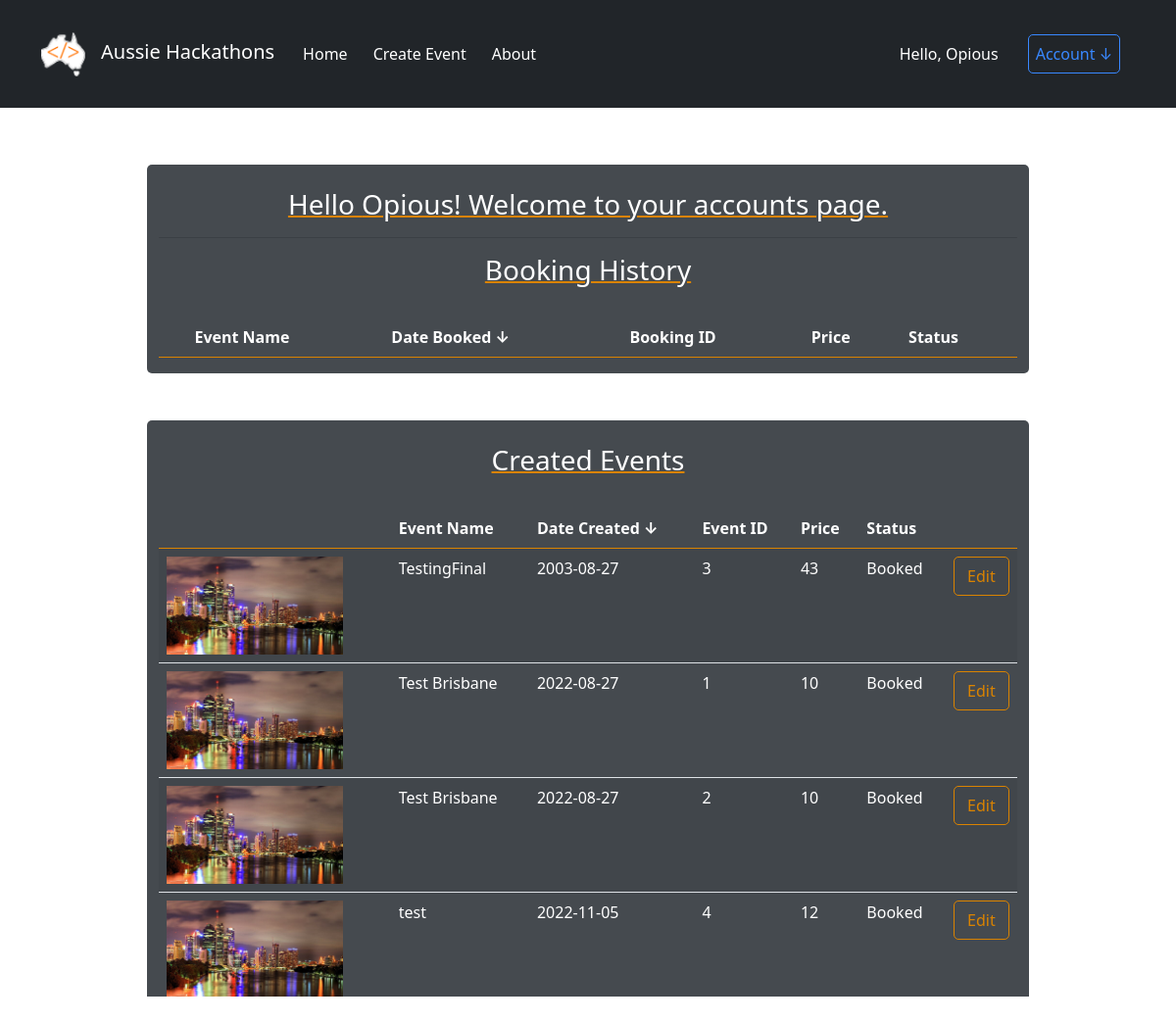
Before: /user/Opious (signed in) with the older database file.
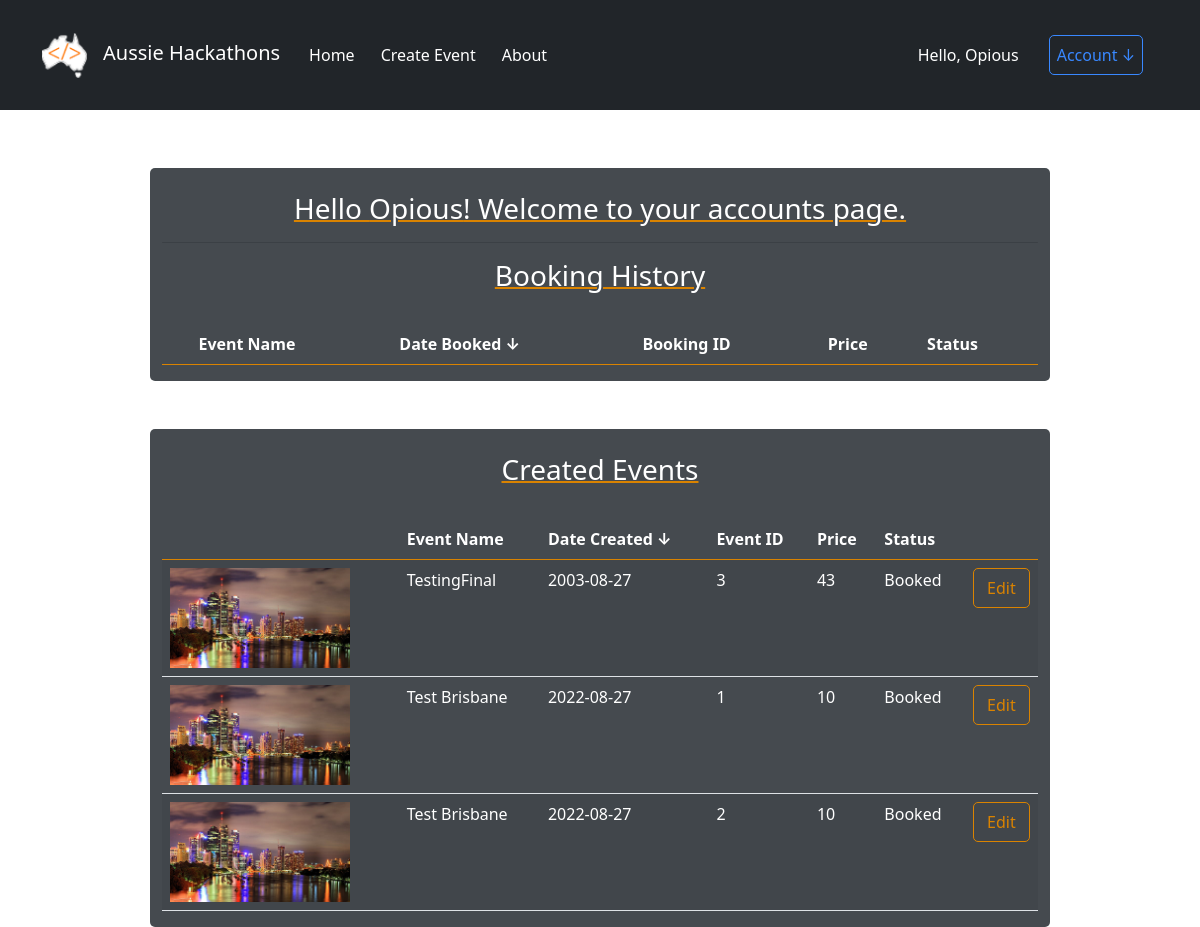
After: the same page with the newer database file.
### hackathon/models.py (models this page shows)
class Event(db.Model):
    id = db.Column(db.Integer, primary_key=True)
    event_name = db.Column(db.String(100), nullable=False)
    description = db.Column(db.String(200), nullable=False)
    date = db.Column(db.Date, nullable=False)
    online = db.Column(db.String, nullable=False)
    location = db.Column(db.String(200), nullable=False)
    category = db.Column(db.String(50), nullable=False)
    status = db.Column(db.String(50), nullable=False)
    tickets_amt = db.Column(db.Integer, nullable=False)
    price = db.Column(db.Integer, nullable=False)
    image = db.Column(db.String(200), nullable=False)
    user_id = db.Column(db.Integer, db.ForeignKey('user.id'), nullable=False)

### hackathon/auth.py (the view)
@bp.route('/user/<username>')
@login_required
def userpage(username):
    user = current_user  # Get the current user
    user = User.query.filter_by(username=user.username).first()
    events = Event.query.filter_by(user_id=user.id).order_by(asc(Event.date)).all()
    if events is None:
        events = []
    return render_template('userpage.html', user=user, events=events)

### hackathon/__init__.py (called while the page is built)
def create_app():
    app = Flask(__name__)
    app.debug = True
    app.secret_key = 'utroutoru'
    app.config['SQLALCHEMY_DATABASE_URI'] = 'sqlite:///sitedata.sqlite'
    app.config['SQLALCHEMY_TRACK_MODIFICATIONS'] = False
    app.config['TRAP_HTTP_EXCEPTIONS'] = True
    db.init_app(app)
    bootstrap = Bootstrap5(app)
    login_manager = LoginManager()
    login_manager.login_view = 'auth.login'
    login_manager.init_app(app)
    from .models import User  # importing here to avoid circular references
    @login_manager.user_loader
    def load_user(user_id):
        return User.query.get(int(user_id))
    from . import views
    app.register_blueprint(views.bp)
    from . import auth
    app.register_blueprint(auth.bp)
    return app

### hackathon/templates/userpage.html (shortened to what this page needs)
<!DOCTYPE html>
<html>
{% extends "header.html"%}
{% block header %}
<body>
    <div class="overlay">
        <br> <br> <br> <br> <br> <br> <br>
        <div class="container" id="my_account">
            <br>
            <h3>Hello {{current_user.username}}! Welcome to your accounts page.</h3><hr class="rounded">
            <h3>Booking History</h3>
            <br>
            <div class="row">
                <div class="col-md-12">
                    <table class="table table-striped">
                        <thead>
                            <tr id="table_titles">
                                <th scope="col"></th>
                                <th scope="col">Event Name</th>
                                <th scope="col">Date Booked ↓</th>
                                <th scope="col">Booking ID</th>
                                <th scope="col">Price</th>
                                <th scope="col">Status</th>
                            </tr>
                        </thead>
                    </table>
                </div>
            </div>
        </div>
        <br><br>
        <div class="container" id="my_account">
            <br>
            <h3>Created Events</h3>
            <br>
            <div class="row">
                <div class="col-md-12">
                    <table class="table table-striped">
                        <thead>
                            <tr id="table_titles">
                                <th scope="col"></th>
                                <th scope="col">Event Name</th>
                                <th scope="col">Date Created ↓</th>
                                <th scope="col">Event ID</th>
                                <th scope="col">Price</th>
                                <th scope="col">Status</th>
                            </tr>
                        </thead>
                        <tbody>
                            {% for event in events %}
                            <tr>
                                <th scope="row"><img src="/static/userimg/{{event.image}}" alt="placeholder" width="180"
                                        height="100"></th>
                                <td>{{event.event_name}}</td>
                                <td>{{event.date}}</td>
                                <td>{{event.id}}</td>
                                <td>{{event.price}}</td>
                                <td>Booked</td>
                                <td><button class="btn btn-primary create-btn">Edit</button></td>
                            </tr>
                            {% endfor %}
                        </tbody>
                    </table>
                </div>
            </div>
        </div>
    </div>
</body>
{% endblock %}

Changed rows visible on the page:
removed Event: image (picture), event_name "test", date "2022-11-05", id "4", price "12"
